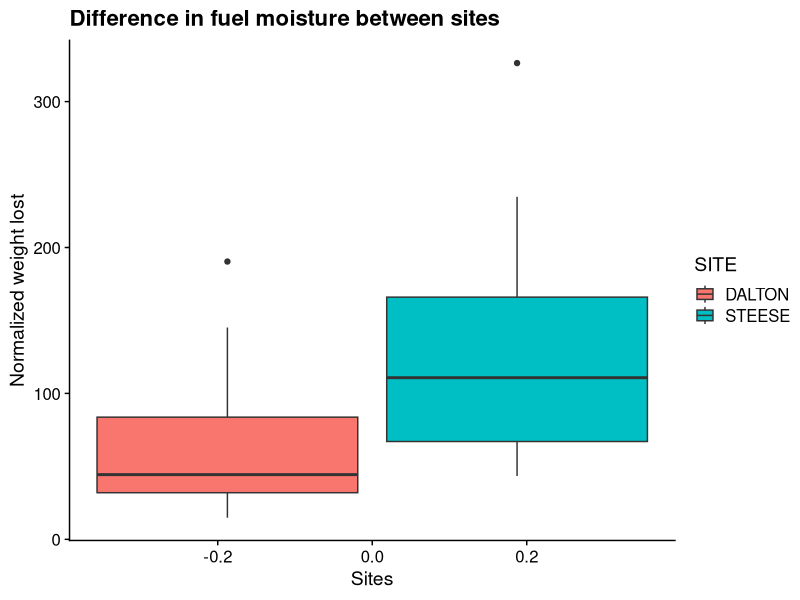
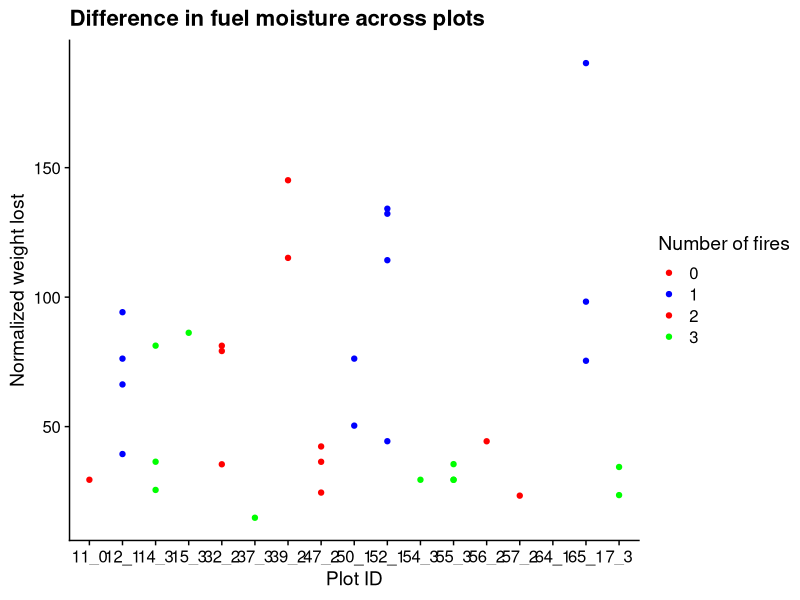

Write the R code that produced these figures, in order.
# comparing understory vegetation 
# trying to understand the variation between sites and plots

library(tidyverse)
library(cowplot)
theme_set(theme_cowplot())
library(here)


veg_weight <- read.csv(here("data/understory_veg_weight_raw.csv"))

veg_weight$DIFF <-  veg_weight$WET_WEIGHT - veg_weight$DRY_WEIGHT / veg_weight$WET_WEIGHT

ggplot(veg_weight, aes(y = DIFF, fill = SITE)) + geom_boxplot() + 
  labs(y = "Normalized weight lost", title = "Difference in fuel moisture between sites", x = "Sites")

veg_weight %>%
  filter(SITE == "DALTON") %>%
  ggplot(aes(x = PLOT, y = DIFF, col = as.factor(TREAT))) + geom_point() + 
  scale_color_manual(name = "Number of fires", 
                     values = c("red", "blue", "red", "green")) + 
  labs(y = "Normalized weight lost", x = "Plot ID", 
       title = "Difference in fuel moisture across plots")
